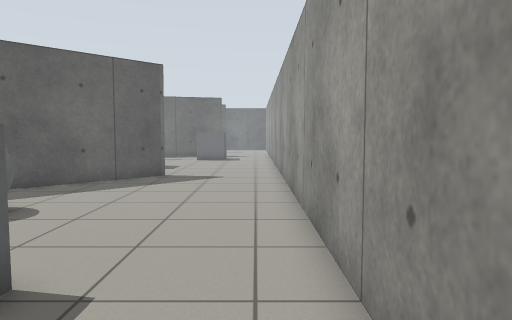
[1] (above)

24 first-person views from a walk through a Gazebo world. The camera is 0.94 m above the floor, tilts 4° down and sees 70° across. The floor is counted in squares, 0.5 m on a side. Each view is taken from the middle of a square. On the plan, view 1 faces up. The plan holds only what a view shows up to about 18 squares ahead; the rest is blank. The place goes on beyond the plan. Robots are left out.

[2]
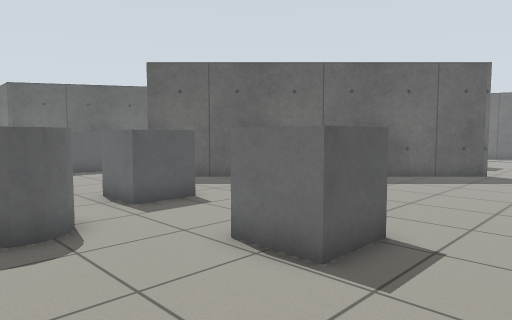

[3]
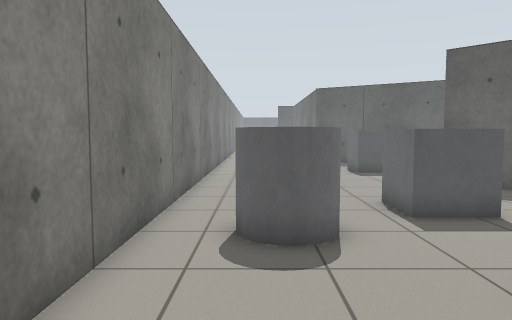

[4]
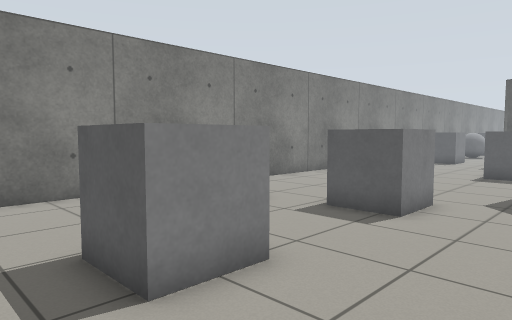

[5]
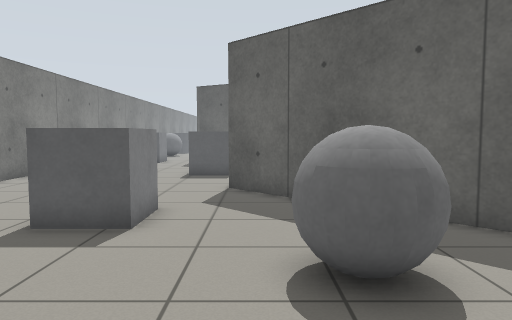

[6]
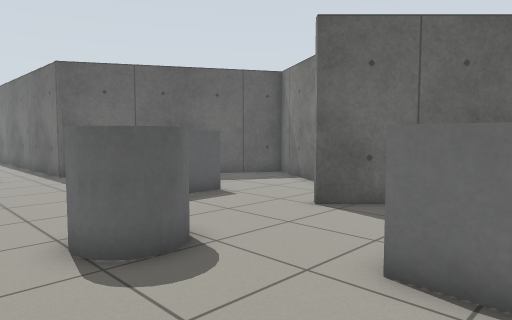

[7]
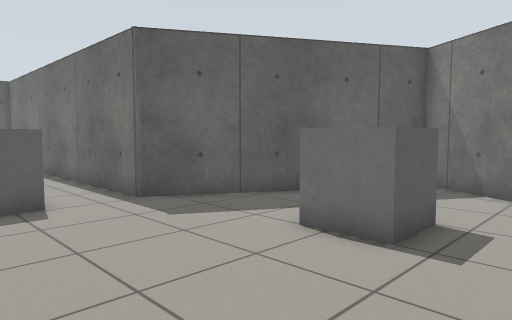

[8]
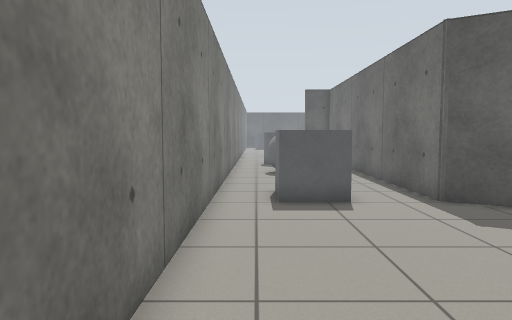

[9]
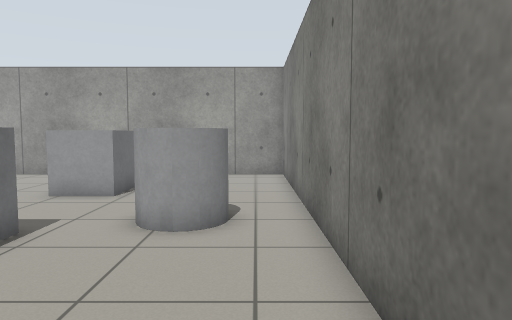

[10]
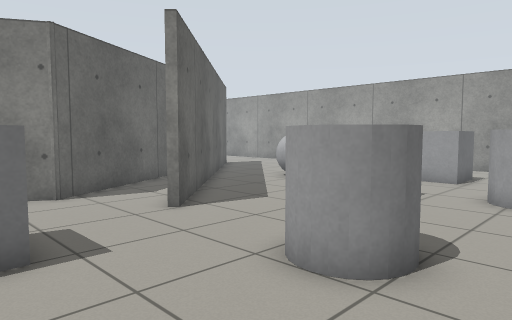

[11]
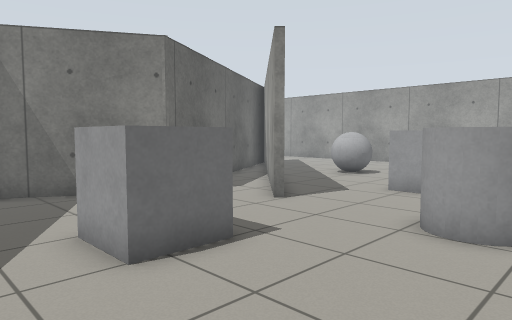

[12]
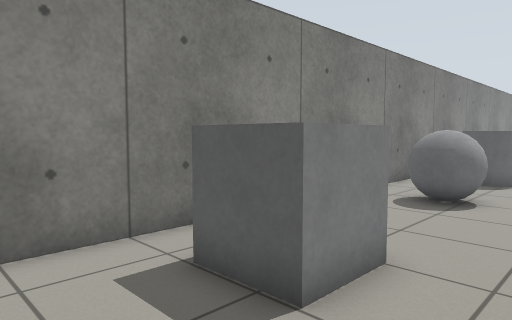

[13]
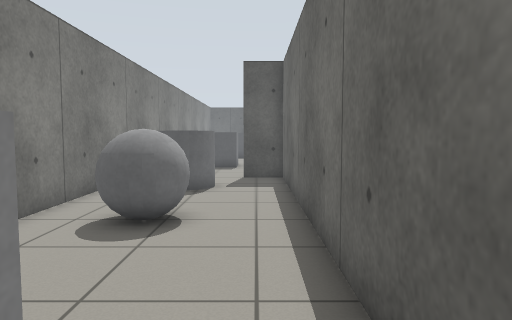

[14]
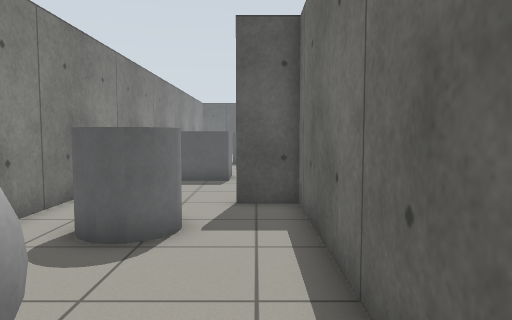

[15]
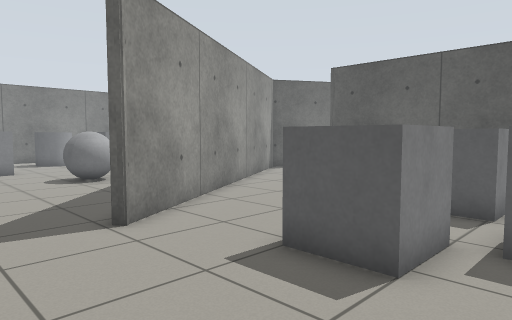

[16]
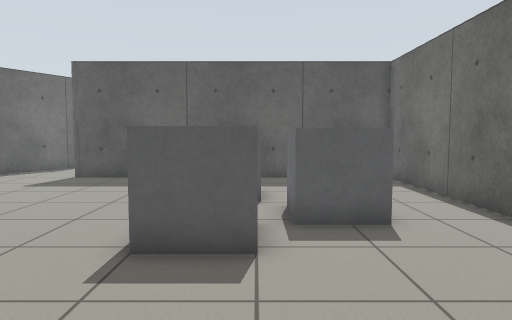

[17]
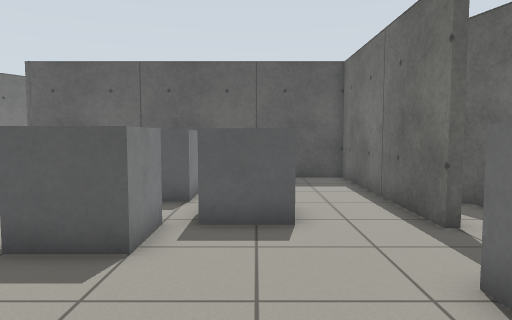

[18]
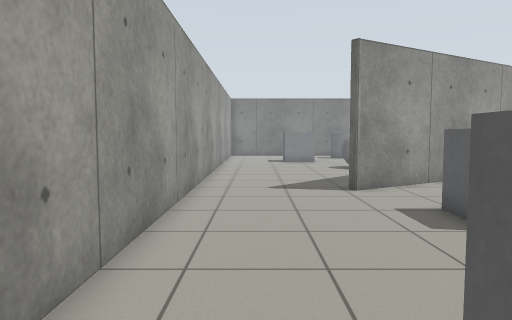

[19]
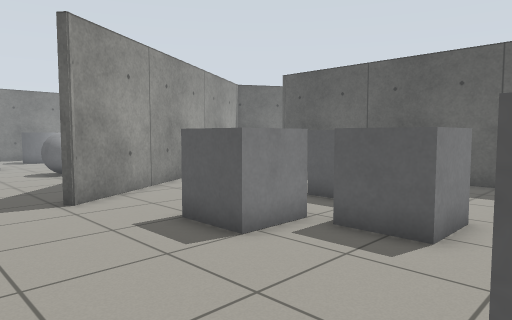

[20]
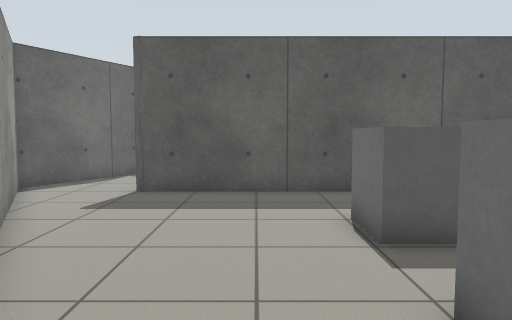

[21]
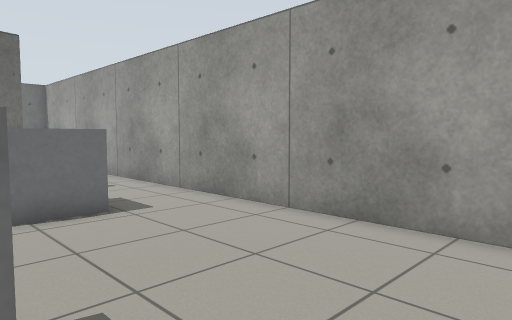

[22]
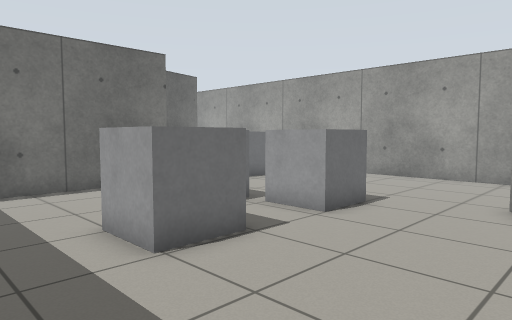

[23]
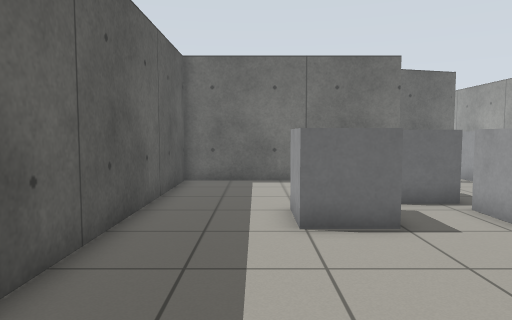

[24]
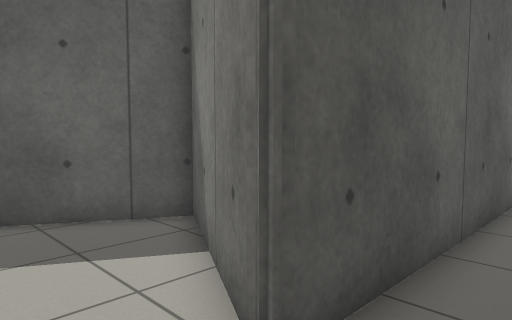

### Floor plan
Points are (right, up) in squares from view 1. A wall is a line through its corners. A room is listed if a view was taken in it or the views show most of it. See-through windows are left out.
Room 1 (views 1, 2, 3, 4, 5, 6, 7, 8, 9, 10, 11, 12, 13, 14)
walls: (-10.9, 12.7) (-16.7, 9.4) (-21.1, 11.9) (-26.2, 3.2) (-41.8, 3.2) (-41.8, 1.4); (-4.3, 16.9) (-4.2, 16.6) (-14.8, 6) (-15, 6.3) (-10, 11.2); (-48.5, -3.3) (1.2, -3.3) (1.2, 18.6)
ways out: opening at (-2, 17.8) to room 2
objects: grey box (-48, -1) to (-47, 1); grey cylinder (-39, -1) to (-38, 0); grey ball (-35, -1) to (-33, 1); grey box (-28, -1) to (-26, 1); grey box (-21, 4) to (-19, 6); grey cylinder (-16, 0) to (-14, 2); grey box (-11, 3) to (-9, 5); grey cylinder (-9, -1) to (-7, 1); grey ball (-8, 7) to (-6, 9); grey box (-5, 2) to (-3, 4)
Room 2 (views 15, 16, 17, 18, 19, 20, 21, 22, 23, 24)
walls: (-7.1, 27.8) (-15.9, 27.8) (-15.9, 14.2) (-16, 14) (-20.9, 16.9) (-22.9, 13.5); (1.2, 18.6) (1.2, 29.5); (-21.2, 12.4) (-16.7, 9.7) (-4.3, 16.9)
ways out: opening at (-2, 17.8) to room 1
objects: grey box (-12, 20) to (-10, 22); grey box (-9, 23) to (-7, 25); grey box (-8, 20) to (-6, 22); grey box (-4, 27) to (-2, 28)

Positions as (right, up) in squares from view 1, and headings:
1: (0, 0), facing up
2: (0, -2), facing up-left
3: (-1, -1), facing left
4: (-1, 8), facing down-left
5: (-2, 7), facing left
6: (-9, -2), facing up-left
7: (-16, -2), facing up-left
8: (-16, -2), facing left
9: (-16, -2), facing right
10: (-20, -2), facing up-right
11: (-23, -1), facing up-right
12: (-23, 3), facing down-left
13: (-26, 2), facing left
14: (-32, 2), facing left
15: (-1, 24), facing down-left
16: (0, 22), facing left
17: (0, 24), facing left
18: (-1, 29), facing down
19: (-1, 27), facing down-left
20: (-4, 18), facing left
21: (-6, 18), facing up-right
22: (-15, 15), facing up-right
23: (-13, 13), facing up
24: (-14, 12), facing up-left
